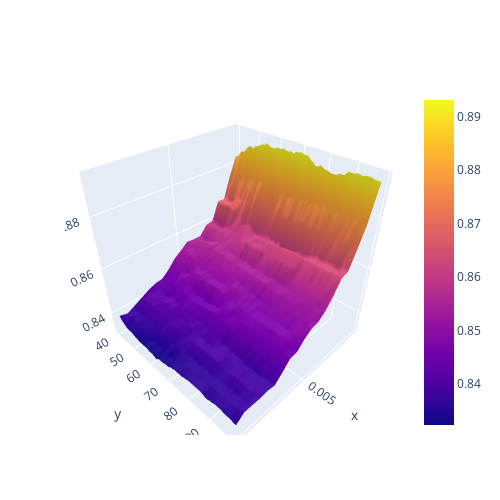

The code cell stored with this chart in its notebook:
### Code cell
fig = go.Figure(data=[go.Surface(y=C_range, x=gamma_range, z=np.array(macro_prec).reshape((len(C_range), len(gamma_range))))])

fig.update_layout(autosize=False,
                  width=500, height=500,
                  margin=dict(l=65, r=50, b=65, t=90))

fig.show()

### Figure 1 — Plotly figure (JSON) as saved in the notebook; plotly's stock layout.template omitted (floating-point values rounded to 4 significant figures; data arrays with more than 128 entries replaced by an {"elided": "..."} marker saying what was removed)
{"data": [{"type": "surface", "x": [0.0005, 0.001, 0.0015, 0.002, 0.0025, 0.003, 0.0035, 0.004, 0.0045, 0.005, 0.0055, 0.006, 0.0065, 0.007, 0.0075, 0.008, 0.0085, 0.009, 0.0095], "y": [40, 41, 42, 43, 44, 45, 46, 47, 48, 49, 50, 51, 52, 53, 54, 55, 56, 57, 58, 59, 60, 61, 62, 63, 64, 65, 66, 67, 68, 69, 70, 71, 72, 73, 74, 75, 76, 77, 78, 79, 80, 81, 82, 83, 84, 85, 86, 87, 88, 89, 90, 91, 92, 93, 94, 95, 96, 97, 98, 99], "z": {"elided": "60x19 float values"}}], "layout": {"autosize": false, "height": 500, "margin": {"b": 65, "l": 65, "r": 50, "t": 90}, "width": 500}}
